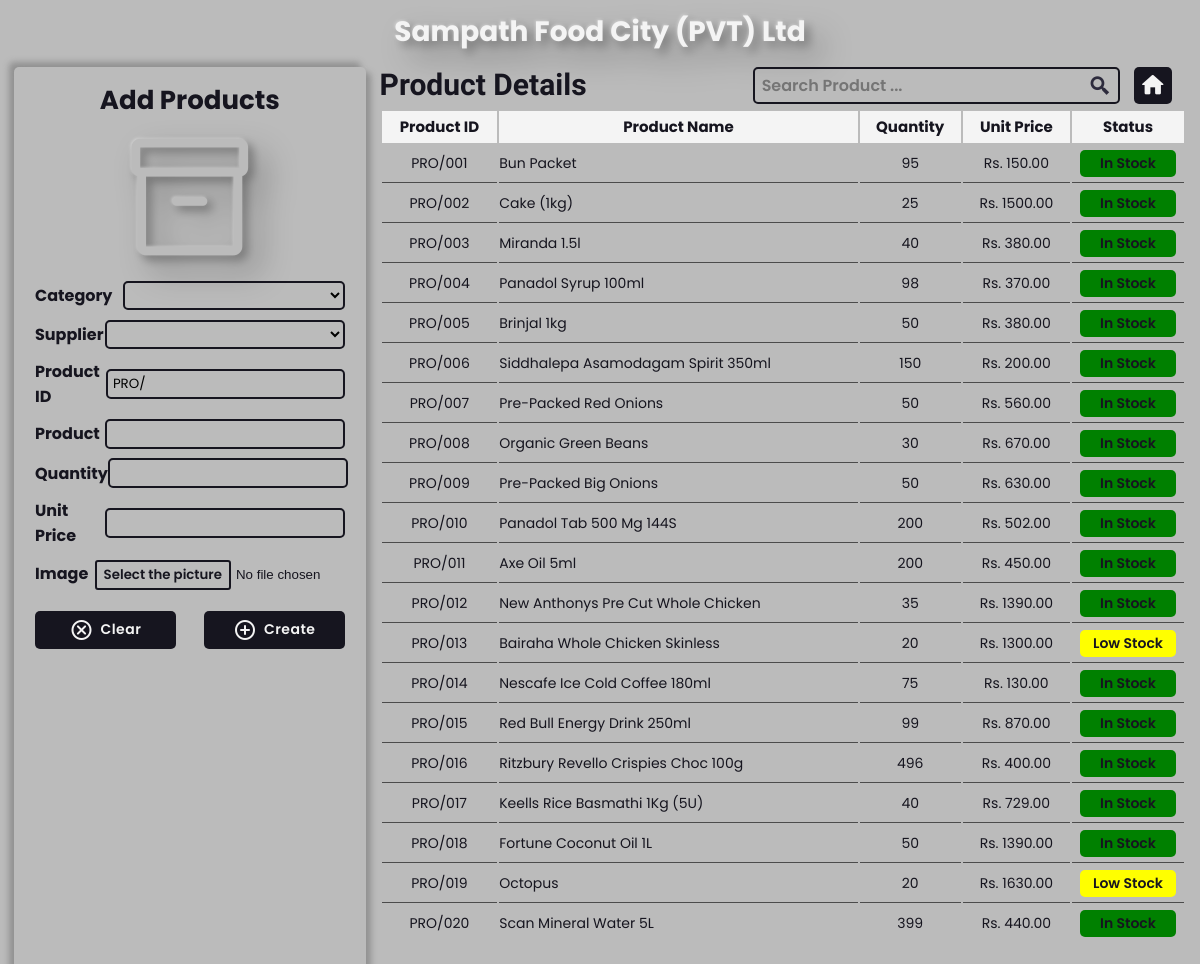
Screenshot of /Admin/Products.php with the database file from the repository.
### tables this page shows
CREATE TABLE `product` (
  `ProductID` varchar(20) NOT NULL,
  `ProductName` varchar(100) NOT NULL,
  `Total_Quantity` int(11) NOT NULL,
  `Unit_Price` float NOT NULL,
  `Image` varchar(250) DEFAULT NULL,
  `CategoryID` int(11) DEFAULT NULL,
  `SupplierID` varchar(20) DEFAULT NULL
);

### Admin/Products.php (the view, shortened to what this page needs)
<?php
    $profile = $_GET['profile'];
?>
<!DOCTYPE html>
<html lang="en">
<head>
    <link href='https://unpkg.com/boxicons@2.1.2/css/boxicons.min.css' rel='stylesheet'>
</head>
<body>
    <main>
        <div class="h1">Sampath Food City (PVT) Ltd</div>
        <div class="insight">
            <div class="form">
                <h2 class="h2">Add Products</h2>
                <span class="material-symbols-rounded icon">inventory_2</span>
                <form action="" method="post" class="fill">
                    <div class="table1">
                        <div class="tr">
                            <label for="id">Category</label>
                            <select name="category" id="category" required>
                                <option value=""></option>
                                <?php
                                    @include 'config.php';
                                    $sql = "SELECT * FROM category";
                                    $result = $conn->query($sql);
                                    if($result-> num_rows > 0){
                                        while($row = $result-> fetch_assoc()){
                                ?>
                                <option value="<?= $row['CategoryID'] ?>"><?= $row['Name'] ?></option>
                                <?php
                                        }
                                    }
                                ?>
                            </select>
                        </div>
                        <div class="tr">
                            <label for="id">Supplier</label>
                            <select name="supplier" id="supplier" required>
                                <option value=""></option>
                                <?php
                                    @include 'config.php';
                                    $sql = "SELECT * FROM supplier";
                                    $result = $conn->query($sql);
                                    if($result-> num_rows > 0){
                                        while($row = $result-> fetch_assoc()){
                                ?>
                                <option value="<?= $row['SupplierID'] ?>"><?= $row['Supp_Name'] ?></option>
                                <?php
                                        }
                                    }
                                ?>
                            </select>
                        </div>
                        <div class="tr error-only">
                            <label for="id">Product ID</label>
                            <div class="error">
                                <div class="special">
                                    <input type="text" name="id" id="id" value="PRO/" required>
                                </div>
                            </div>
                        </div>
                        <div class="tr">
                            <label for="name">Product</label>
                            <input type="text" name="name" id="name" required>
                        </div>
                        <div class="tr">
                            <label for="quan">Quantity</label>
                            <input type="number" name="quan" id="quan" required>
                        </div>
                        <div class="tr">
                            <label for="price">Unit Price</label>
                            <input type="number" min="0" name="price" id="price" required>
                        </div>
                        <div class="tr">
                            <label for="img">Image</label>
                            <input type="file" name="img" id="img">
                        </div>
                    </div>
                    <div class="button">
                        <label for="reset" class="btn">
                            <span class="material-symbols-rounded" id="cancel">highlight_off</span>
                            <span class="name">Clear</span>
                        </label>
                        <label for="submit" class="btn">
                            <span class="material-symbols-rounded" id="home">add_circle_outline</span>
                            <span class="name">Create</span>
                        </label>
                    </div>
                </form>
            </div>
            <div class="view">
                <div class="title">
                    <h2>Product Details</h2>
                    <div class="out">
                        <form action="" method="post" class="search">
                            <input type="text" name="search" placeholder="Search Product ..." autocomplete="off">
                            <label for="search" class="ic"><i class='bx bx-search-alt-2'></i></label>
                        </form>
                        <?php
                            if($_SESSION['StaffID'] == "AD001"){
                                echo '<a href="Home.php" class="in"><span class="material-icons-round" id="home">home</span><span class="name">DashBoard</span></a>';
                            }
                            else{
                                echo '<a href="Staff-Home.php" class="in"><span class="material-icons-round" id="home">home</span><span class="name">DashBoard</span></a>';
                            }
                        ?>
                    </div>
                </div>
                <div class="details">
                    <div class="loop">
                        <table class="table2">
                            <thead>
                                <tr>
                                    <th>Product ID</th>
                                    <th>Product Name</th>
                                    <th>Quantity</th>
                                    <th>Unit Price</th>
                                    <th>Status</th>
                                </tr>
                            </thead>
                            <tbody>
                                <?php
                                    @include 'config.php';
                                    $sql = "SELECT * FROM product";
                                    $result = $conn->query($sql);
                                    if (isset($_POST['searching'])) {
                                        $id = $_POST['search'];
                                        $sql1 = "SELECT * FROM product WHERE ProductID ='$id' OR ProductName LIKE '$id%' OR ProductName LIKE '%$id%'";
                                        $result1 = $conn->query($sql1);
                                        if($result1-> num_rows > 0){
                                            while($row1 = $result1-> fetch_assoc()){
                                ?>
                                <tr>
                                    <td><?= $row1['ProductID'] ?></td>
                                    <td class="left"><?= $row1['ProductName'] ?></td>
                                    <td><?= $row1['Total_Quantity'] ?></td>
                                    <td>Rs. <?= $row1['Unit_Price'] ?>.00</td>
                                    <td class="cen">
                                        <?php
                                            $quan = $row1['Total_Quantity'];
                                            $border = 20;
                                            if ($quan > $border) {
                                                echo '<div class="status" style= "--color: Green;">In Stock</div>';
                                            }
                                            else if ($quan == 0) {
                                                echo '<div class="status" style= "--color: Red;">Out of Stock</div>';
                                            }
                                            else if ($quan <= $border) {
                                                echo '<div class="status" style= "--color: Yellow;">Low Stock</div>';
                                            }
                                        ?>
                                    </td>
                                    <?php
                                        if ($profile == "Admin") {
                                    ?>
                                        <td class="action click">
                                            <a href="View-Product.php?ProID=<?= $row['ProductID'] ?>"><abbr title="View"><span class="material-icons-round">view_comfy</span></abbr></a>
                                            <a href="Modify-Product.php?ProID=<?= $row['ProductID'] ?>"><abbr title="Modify"><span class="material-icons-round">auto_fix_high</span></abbr></a>
                                            <form action="" method="post">
                                                <input type="text" name="id" id="id" value="<?= $row['ProductID'] ?>" style="display: none;">
                                                <button type="submit" value="001" class="opt" name="delete" value="Delete Cart" onclick="window.alert('Deleted from Product List!')"><abbr title="Delete"><span class="material-icons-round" id="logo">delete_forever</span></abbr></button>
                                            </form>
                                        </td>
                                    <?php
                                        }
                                    ?>
                                </tr>
                                <?php
                                            }
                                        }else{
                                            echo '<tr><td colspan = "6" id = "no">0 Results</td></tr>';
                                        }
                                    }else{
                                        if($result-> num_rows > 0){
                                            while($row = $result-> fetch_assoc()){
                                ?>
                                <tr>
                                    <td><?= $row['ProductID'] ?></td>
                                    <td class="left"><?= $row['ProductName'] ?></td>
                                    <td><?= $row['Total_Quantity'] ?></td>
                                    <td>Rs. <?= $row['Unit_Price'] ?>.00</td>
                                    <td class="cen">
                                        <?php
                                            $quan = $row['Total_Quantity'];
                                            $border = 20;
                                            if ($quan > $border) {
                                                echo '<div class="status" style= "--color: Green;">In Stock</div>';
                                            }
                                            else if ($quan == 0) {
                                                echo '<div class="status" style= "--color: Red;">Out of Stock</div>';
                                            }
                                            else if ($quan <= $border) {
                                                echo '<div class="status" style= "--color: Yellow;">Low Stock</div>';
                                            }
                                        ?>
                                    </td>
                                </tr>
                                <?php
                                            }
                                        }
                                    }
                                ?>
                            </tbody>
                        </table>
                    </div>
                </div>
            </div>
        </div>
    </main>
</body>
</html>

### rows the page displays
product: ProductID "PRO/001", ProductName "Bun Packet", Total_Quantity "95", Unit_Price "150", shows "In Stock"
product: ProductID "PRO/002", ProductName "Cake (1kg)", Total_Quantity "25", Unit_Price "1500", shows "In Stock"
product: ProductID "PRO/003", ProductName "Miranda 1.5l", Total_Quantity "40", Unit_Price "380", shows "In Stock"
product: ProductID "PRO/004", ProductName "Panadol Syrup 100ml", Total_Quantity "98", Unit_Price "370", shows "In Stock"
product: ProductID "PRO/005", ProductName "Brinjal 1kg", Total_Quantity "50", Unit_Price "380", shows "In Stock"
product: ProductID "PRO/006", ProductName "Siddhalepa Asamodagam Spirit 350ml", Total_Quantity "150", Unit_Price "200", shows "In Stock"
product: ProductID "PRO/007", ProductName "Pre-Packed Red Onions", Total_Quantity "50", Unit_Price "560", shows "In Stock"
product: ProductID "PRO/008", ProductName "Organic Green Beans", Total_Quantity "30", Unit_Price "670", shows "In Stock"
product: ProductID "PRO/009", ProductName "Pre-Packed Big Onions", Total_Quantity "50", Unit_Price "630", shows "In Stock"
product: ProductID "PRO/010", ProductName "Panadol Tab 500 Mg 144S", Total_Quantity "200", Unit_Price "502", shows "In Stock"
product: ProductID "PRO/011", ProductName "Axe Oil 5ml", Total_Quantity "200", Unit_Price "450", shows "In Stock"
product: ProductID "PRO/012", ProductName "New Anthonys Pre Cut Whole Chicken", Total_Quantity "35", Unit_Price "1390", shows "In Stock"
product: ProductID "PRO/013", ProductName "Bairaha Whole Chicken Skinless", Total_Quantity "20", Unit_Price "1300", shows "Low Stock"
product: ProductID "PRO/014", ProductName "Nescafe Ice Cold Coffee 180ml", Total_Quantity "75", Unit_Price "130", shows "In Stock"
product: ProductID "PRO/015", ProductName "Red Bull Energy Drink 250ml", Total_Quantity "99", Unit_Price "870", shows "In Stock"
product: ProductID "PRO/016", ProductName "Ritzbury Revello Crispies Choc 100g", Total_Quantity "496", Unit_Price "400", shows "In Stock"
product: ProductID "PRO/017", ProductName "Keells Rice Basmathi 1Kg (5U)", Total_Quantity "40", Unit_Price "729", shows "In Stock"
product: ProductID "PRO/018", ProductName "Fortune Coconut Oil 1L", Total_Quantity "50", Unit_Price "1390", shows "In Stock"
product: ProductID "PRO/019", ProductName "Octopus", Total_Quantity "20", Unit_Price "1630", shows "Low Stock"
product: ProductID "PRO/020", ProductName "Scan Mineral Water 5L", Total_Quantity "399", Unit_Price "440", shows "In Stock"
